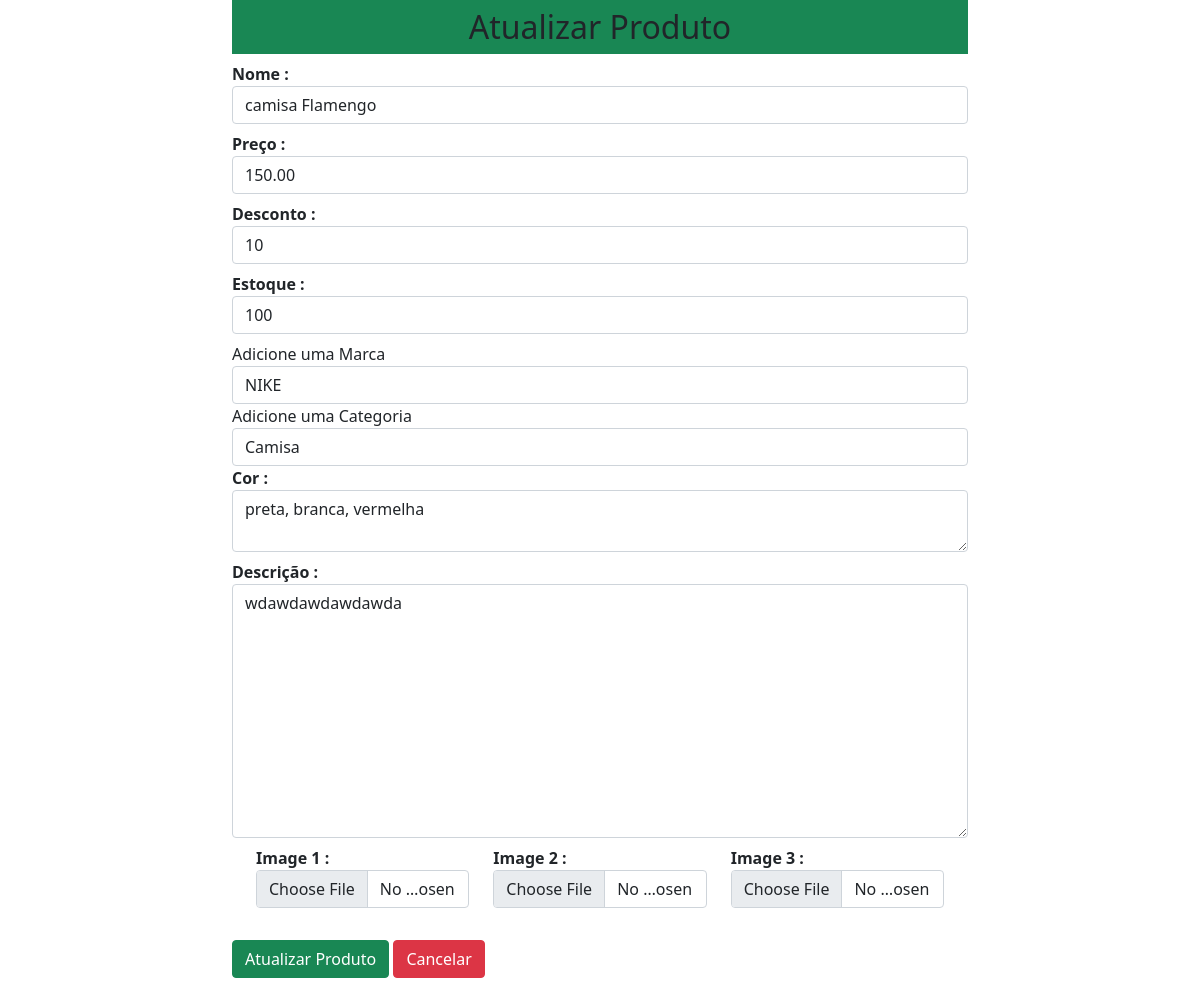
Screenshot of /updateproduto/1 with the database file from the repository.
### loja/produtos/models.py (models this page shows, shortened)
class Addproduto(db.Model):
    id = db.Column(db.Integer, primary_key=True)
    name = db.Column(db.String(80), nullable=False)
    price = db.Column(db.Numeric(10,2), nullable=False)
    discount = db.Column(db.Integer, default=0)
    stock = db.Column(db.Integer, nullable=False)
    colors = db.Column(db.Text, nullable=False)
    desc = db.Column(db.Text, nullable=False)
    pub_date = db.Column(db.DateTime, nullable=False, default=datetime.utcnow)
    marca_id = db.Column(db.Integer, db.ForeignKey('marca.id'),nullable=False)
    marca = db.relationship('Marca', backref=db.backref('marcas', lazy=True))
    categoria_id = db.Column(db.Integer, db.ForeignKey('categoria.id'),nullable=False)
    categoria = db.relationship('Categoria', backref=db.backref('categorias', lazy=True))
    image_1 = db.Column(db.String(150), nullable=False, default='image.jpg')
    image_2 = db.Column(db.String(150), nullable=False, default='image.jpg')
    image_3 = db.Column(db.String(150), nullable=False, default='image.jpg')

class Marca(db.Model):
    id = db.Column(db.Integer, primary_key=True)
    name = db.Column(db.String(30), unique=True, nullable=False)

class Categoria(db.Model):
    id = db.Column(db.Integer, primary_key=True)
    name = db.Column(db.String(30), unique=True, nullable=False)

### loja/produtos/rotas.py (the view, shortened to what this page needs)
@app.route('/updateproduto/<int:id>', methods=['GET', 'POST'])
def updateproduto(id):
    marcas = Marca.query.all()
    categorias = Categoria.query.all()
    produto = Addproduto.query.get_or_404(id)
    marca = request.form.get('marca')
    categoria = request.form.get('categoria')
    form = Addprodutos(request.form)
    form.name.data = produto.name
    form.price.data = produto.price
    form.discription.data = produto.desc
    form.stock.data = produto.stock
    form.discount.data = produto.discount
    form.colors.data = produto.colors
    return render_template('/produtos/updateproduto.html', title='Atualizar Produtos', form=form, marcas=marcas, categorias=categorias, produto=produto)

### loja/produtos/forms.py
class Addprodutos(Form):
    name = StringField('Nome :',[validators.DataRequired()])
    price = DecimalField('Preço :',[validators.DataRequired()])
    discount = IntegerField('Desconto :',[validators.DataRequired()])
    stock = IntegerField('Estoque :',[validators.DataRequired()])
    discription = TextAreaField('Descrição :',[validators.DataRequired()])
    colors = TextAreaField('Cor :',[validators.DataRequired()])
    image_1 = FileField('Image 1 :', validators=[FileAllowed(['jpg','png','gif','jpeg'])])
    image_2 = FileField('Image 2 :', validators=[FileAllowed(['jpg','png','gif','jpeg'])])
    image_3 = FileField('Image 3 :', validators=[FileAllowed(['jpg','png','gif','jpeg'])])

### loja/templates/produtos/updateproduto.html (shortened to what this page needs)
{% extends "layouts.html"%}
{% block content %}
<div class="container">
    <div class="row">
    <div class="col-md-2"></div>
    <div class="col-md-8">
        <h2 class="text-center bg-success p-2">Atualizar Produto</h2>
        {% from '_formularioajuda.html' import render_field %}
        <form action="" method="POST" enctype="multipart/form-data">
            {{render_field(form.name, class="form-control", placeholder="Nome do Produto")}}
            {{render_field(form.price, class="form-control", placeholder="Preço do Produto")}}
            {{render_field(form.discount, class="form-control", placeholder="Descont do Produto")}}
            {{render_field(form.stock, class="form-control", placeholder="Estoque do Produto")}}
            <label for="marca">Adicione uma Marca</label>
            <select name="marca" id="marca" class="form-control" required>
                <option value="{{produto.marca_id}}">{{produto.marca.name}}</option>
            </select>
            <label for="categoria">Adicione uma Categoria</label>
            <select name="categoria" id="categoria" class="form-control" required>
                <option value="{{produto.categoria_id}}">{{produto.categoria.name}}</option>
            </select>
            {{render_field(form.colors, class="form-control", placeholder="Cor do Produto")}}
            {{render_field(form.discription, class="form-control", placeholder="Descricao do Produto", rows='10')}}
            <div class="container">
                <div class="row">
                    <div class="col-md-4">{{render_field(form.image_1, class="form-control")}}</div>
                    <div class="col-md-4">{{render_field(form.image_2, class="form-control")}}</div>
                    <div class="col-md-4">{{render_field(form.image_3, class="form-control")}}</div>
                </div>
            </div>
            <button type="submit" class="btn btn-success mt-4 mb-5">Atualizar Produto</button>
            <a href="{{url_for('categorias')}}" class="btn btn-danger" style="margin-top:-24px">Cancelar</a>
        </form>
    </div>
    <div class="col-md-2"></div>
</div>
</div>
{% endblock content %}

### loja/templates/_formularioajuda.html (shortened to what this page needs)
{% macro render_field(field) %}
  <dt>{{field.label}}
    <dd>{{field(**kwargs)|safe }}
</dd>
{% endmacro %}

### rows the page displays
Addproduto: name "camisa Flamengo", price "150.00", discount "10", stock "100", colors "preta, branca, vermelha"
Marca: marca "NIKE"
Categoria: categoria "Camisa"

### other values shown
{{ field.label }} "Nome : Preço : Desconto : Estoque : Cor : Descrição : Image 1 : Image 2 : Image 3 :"
